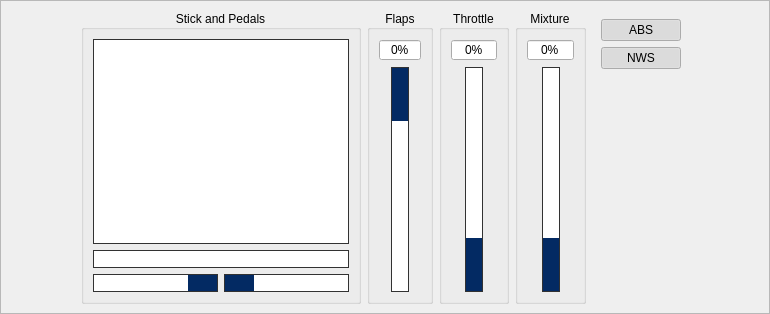
<?xml version="1.0" encoding="UTF-8"?>
<ui version="4.0">
 <class>DockWidgetCtrl</class>
 <widget class="QDockWidget" name="DockWidgetCtrl">
  <property name="geometry">
   <rect>
    <x>0</x>
    <y>0</y>
    <width>770</width>
    <height>314</height>
   </rect>
  </property>
  <property name="minimumSize">
   <size>
    <width>78</width>
    <height>103</height>
   </size>
  </property>
  <property name="locale">
   <locale language="English" country="UnitedStates"/>
  </property>
  <property name="windowTitle">
   <string>Controls</string>
  </property>
  <widget class="QWidget" name="dockWidgetContents">
   <layout class="QGridLayout" name="gridLayout_6">
    <property name="leftMargin">
     <number>0</number>
    </property>
    <property name="topMargin">
     <number>0</number>
    </property>
    <property name="rightMargin">
     <number>0</number>
    </property>
    <property name="bottomMargin">
     <number>0</number>
    </property>
    <item row="0" column="0">
     <widget class="QScrollArea" name="scrollArea">
      <property name="styleSheet">
       <string notr="true">QGraphicsView
{
    border: 1px solid #323232;
    background: #ffffff;
}

QProgressBar
{
	background: #ffffff;
	border: 1px solid #323232;
	color: #969696;
}

QProgressBar::chunk
{
	background: #032a63;
}</string>
      </property>
      <property name="widgetResizable">
       <bool>true</bool>
      </property>
      <widget class="QWidget" name="scrollAreaWidgetContents">
       <property name="geometry">
        <rect>
         <x>0</x>
         <y>0</y>
         <width>768</width>
         <height>287</height>
        </rect>
       </property>
       <layout class="QGridLayout" name="gridLayout_2">
        <item row="0" column="12">
         <spacer name="horizontalSpacer">
          <property name="orientation">
           <enum>Qt::Horizontal</enum>
          </property>
          <property name="sizeType">
           <enum>QSizePolicy::Expanding</enum>
          </property>
          <property name="sizeHint" stdset="0">
           <size>
            <width>40</width>
            <height>20</height>
           </size>
          </property>
         </spacer>
        </item>
        <item row="0" column="3">
         <widget class="QGroupBox" name="groupBoxThrottle">
          <property name="minimumSize">
           <size>
            <width>0</width>
            <height>0</height>
           </size>
          </property>
          <property name="title">
           <string>Throttle</string>
          </property>
          <property name="alignment">
           <set>Qt::AlignCenter</set>
          </property>
          <layout class="QGridLayout" name="gridLayout">
           <item row="0" column="0">
            <widget class="QWidget" name="widgetThrottle_1" native="true">
             <property name="minimumSize">
              <size>
               <width>0</width>
               <height>0</height>
              </size>
             </property>
             <layout class="QGridLayout" name="gridLayout_8">
              <property name="leftMargin">
               <number>0</number>
              </property>
              <property name="topMargin">
               <number>0</number>
              </property>
              <property name="rightMargin">
               <number>0</number>
              </property>
              <property name="bottomMargin">
               <number>0</number>
              </property>
              <item row="2" column="2">
               <spacer name="spacerThrottleR_1">
                <property name="orientation">
                 <enum>Qt::Horizontal</enum>
                </property>
                <property name="sizeHint" stdset="0">
                 <size>
                  <width>1</width>
                  <height>20</height>
                 </size>
                </property>
               </spacer>
              </item>
              <item row="2" column="1">
               <widget class="QProgressBar" name="barThrottle_1">
                <property name="maximumSize">
                 <size>
                  <width>18</width>
                  <height>16777215</height>
                 </size>
                </property>
                <property name="value">
                 <number>24</number>
                </property>
                <property name="textVisible">
                 <bool>false</bool>
                </property>
                <property name="orientation">
                 <enum>Qt::Vertical</enum>
                </property>
                <property name="format">
                 <string/>
                </property>
               </widget>
              </item>
              <item row="2" column="0">
               <spacer name="spacerThrottleL_1">
                <property name="orientation">
                 <enum>Qt::Horizontal</enum>
                </property>
                <property name="sizeHint" stdset="0">
                 <size>
                  <width>1</width>
                  <height>20</height>
                 </size>
                </property>
               </spacer>
              </item>
              <item row="0" column="0" colspan="3">
               <widget class="QSpinBox" name="spinBoxThrottle_1">
                <property name="focusPolicy">
                 <enum>Qt::NoFocus</enum>
                </property>
                <property name="alignment">
                 <set>Qt::AlignCenter</set>
                </property>
                <property name="readOnly">
                 <bool>true</bool>
                </property>
                <property name="buttonSymbols">
                 <enum>QAbstractSpinBox::NoButtons</enum>
                </property>
                <property name="suffix">
                 <string>%</string>
                </property>
                <property name="maximum">
                 <number>100</number>
                </property>
               </widget>
              </item>
             </layout>
            </widget>
           </item>
          </layout>
         </widget>
        </item>
        <item row="0" column="11">
         <widget class="QWidget" name="widget" native="true">
          <property name="minimumSize">
           <size>
            <width>0</width>
            <height>0</height>
           </size>
          </property>
          <layout class="QGridLayout" name="gridLayout_24">
           <item row="3" column="0">
            <spacer name="verticalSpacer">
             <property name="orientation">
              <enum>Qt::Vertical</enum>
             </property>
             <property name="sizeHint" stdset="0">
              <size>
               <width>20</width>
               <height>131</height>
              </size>
             </property>
            </spacer>
           </item>
           <item row="1" column="0">
            <widget class="QPushButton" name="pushButtonNWS">
             <property name="toolTip">
              <string>Nose Wheel Steering</string>
             </property>
             <property name="text">
              <string>NWS</string>
             </property>
             <property name="checkable">
              <bool>true</bool>
             </property>
             <property name="checked">
              <bool>true</bool>
             </property>
            </widget>
           </item>
           <item row="0" column="0">
            <widget class="QPushButton" name="pushButtonABS">
             <property name="toolTip">
              <string>Anti-skid Braking System</string>
             </property>
             <property name="text">
              <string>ABS</string>
             </property>
             <property name="checkable">
              <bool>true</bool>
             </property>
             <property name="checked">
              <bool>true</bool>
             </property>
            </widget>
           </item>
          </layout>
         </widget>
        </item>
        <item row="0" column="4">
         <widget class="QGroupBox" name="groupBoxMixture">
          <property name="minimumSize">
           <size>
            <width>0</width>
            <height>0</height>
           </size>
          </property>
          <property name="title">
           <string>Mixture</string>
          </property>
          <property name="alignment">
           <set>Qt::AlignCenter</set>
          </property>
          <layout class="QGridLayout" name="gridLayout_7">
           <item row="0" column="0">
            <widget class="QWidget" name="widgetMixture_1" native="true">
             <property name="minimumSize">
              <size>
               <width>0</width>
               <height>0</height>
              </size>
             </property>
             <layout class="QGridLayout" name="gridLayout_20">
              <property name="leftMargin">
               <number>0</number>
              </property>
              <property name="topMargin">
               <number>0</number>
              </property>
              <property name="rightMargin">
               <number>0</number>
              </property>
              <property name="bottomMargin">
               <number>0</number>
              </property>
              <item row="2" column="2">
               <spacer name="spacerMixtureR_1">
                <property name="orientation">
                 <enum>Qt::Horizontal</enum>
                </property>
                <property name="sizeHint" stdset="0">
                 <size>
                  <width>1</width>
                  <height>20</height>
                 </size>
                </property>
               </spacer>
              </item>
              <item row="2" column="1">
               <widget class="QProgressBar" name="barMixture_1">
                <property name="maximumSize">
                 <size>
                  <width>18</width>
                  <height>16777215</height>
                 </size>
                </property>
                <property name="value">
                 <number>24</number>
                </property>
                <property name="textVisible">
                 <bool>false</bool>
                </property>
                <property name="orientation">
                 <enum>Qt::Vertical</enum>
                </property>
                <property name="format">
                 <string/>
                </property>
               </widget>
              </item>
              <item row="2" column="0">
               <spacer name="spacerMixtureL_1">
                <property name="orientation">
                 <enum>Qt::Horizontal</enum>
                </property>
                <property name="sizeHint" stdset="0">
                 <size>
                  <width>1</width>
                  <height>20</height>
                 </size>
                </property>
               </spacer>
              </item>
              <item row="0" column="0" colspan="3">
               <widget class="QSpinBox" name="spinBoxMixture_1">
                <property name="focusPolicy">
                 <enum>Qt::NoFocus</enum>
                </property>
                <property name="alignment">
                 <set>Qt::AlignCenter</set>
                </property>
                <property name="readOnly">
                 <bool>true</bool>
                </property>
                <property name="buttonSymbols">
                 <enum>QAbstractSpinBox::NoButtons</enum>
                </property>
                <property name="suffix">
                 <string>%</string>
                </property>
                <property name="maximum">
                 <number>100</number>
                </property>
               </widget>
              </item>
             </layout>
            </widget>
           </item>
          </layout>
         </widget>
        </item>
        <item row="0" column="2">
         <widget class="QGroupBox" name="groupBoxFlaps">
          <property name="minimumSize">
           <size>
            <width>0</width>
            <height>0</height>
           </size>
          </property>
          <property name="title">
           <string>Flaps</string>
          </property>
          <property name="alignment">
           <set>Qt::AlignCenter</set>
          </property>
          <layout class="QGridLayout" name="gridLayout_13">
           <item row="1" column="0">
            <spacer name="spacerFlaps_L">
             <property name="orientation">
              <enum>Qt::Horizontal</enum>
             </property>
             <property name="sizeType">
              <enum>QSizePolicy::Minimum</enum>
             </property>
             <property name="sizeHint" stdset="0">
              <size>
               <width>1</width>
               <height>20</height>
              </size>
             </property>
            </spacer>
           </item>
           <item row="1" column="1">
            <widget class="QProgressBar" name="barFlaps">
             <property name="maximumSize">
              <size>
               <width>18</width>
               <height>16777215</height>
              </size>
             </property>
             <property name="value">
              <number>24</number>
             </property>
             <property name="textVisible">
              <bool>false</bool>
             </property>
             <property name="orientation">
              <enum>Qt::Vertical</enum>
             </property>
             <property name="invertedAppearance">
              <bool>true</bool>
             </property>
             <property name="format">
              <string/>
             </property>
            </widget>
           </item>
           <item row="1" column="2">
            <spacer name="spacerFlaps_R">
             <property name="orientation">
              <enum>Qt::Horizontal</enum>
             </property>
             <property name="sizeType">
              <enum>QSizePolicy::Minimum</enum>
             </property>
             <property name="sizeHint" stdset="0">
              <size>
               <width>1</width>
               <height>20</height>
              </size>
             </property>
            </spacer>
           </item>
           <item row="0" column="0" colspan="3">
            <widget class="QSpinBox" name="spinBoxFlaps">
             <property name="focusPolicy">
              <enum>Qt::NoFocus</enum>
             </property>
             <property name="alignment">
              <set>Qt::AlignCenter</set>
             </property>
             <property name="readOnly">
              <bool>true</bool>
             </property>
             <property name="buttonSymbols">
              <enum>QAbstractSpinBox::NoButtons</enum>
             </property>
             <property name="suffix">
              <string>%</string>
             </property>
             <property name="maximum">
              <number>100</number>
             </property>
            </widget>
           </item>
          </layout>
         </widget>
        </item>
        <item row="0" column="1">
         <widget class="QGroupBox" name="groupBoxStickPedals">
          <property name="title">
           <string>Stick and Pedals</string>
          </property>
          <property name="alignment">
           <set>Qt::AlignCenter</set>
          </property>
          <property name="checkable">
           <bool>false</bool>
          </property>
          <layout class="QGridLayout" name="gridLayout_3">
           <item row="2" column="1">
            <widget class="QProgressBar" name="barBrakeR">
             <property name="enabled">
              <bool>false</bool>
             </property>
             <property name="sizePolicy">
              <sizepolicy hsizetype="Minimum" vsizetype="Fixed">
               <horstretch>0</horstretch>
               <verstretch>0</verstretch>
              </sizepolicy>
             </property>
             <property name="maximumSize">
              <size>
               <width>16777215</width>
               <height>18</height>
              </size>
             </property>
             <property name="value">
              <number>24</number>
             </property>
             <property name="textVisible">
              <bool>false</bool>
             </property>
             <property name="format">
              <string/>
             </property>
            </widget>
           </item>
           <item row="1" column="0" colspan="2">
            <widget class="GraphicsPedals" name="graphicsCtrlPedals">
             <property name="enabled">
              <bool>false</bool>
             </property>
             <property name="sizePolicy">
              <sizepolicy hsizetype="Minimum" vsizetype="Expanding">
               <horstretch>0</horstretch>
               <verstretch>0</verstretch>
              </sizepolicy>
             </property>
             <property name="maximumSize">
              <size>
               <width>16777215</width>
               <height>18</height>
              </size>
             </property>
             <property name="frameShape">
              <enum>QFrame::Box</enum>
             </property>
             <property name="frameShadow">
              <enum>QFrame::Plain</enum>
             </property>
             <property name="verticalScrollBarPolicy">
              <enum>Qt::ScrollBarAlwaysOff</enum>
             </property>
             <property name="horizontalScrollBarPolicy">
              <enum>Qt::ScrollBarAlwaysOff</enum>
             </property>
             <property name="interactive">
              <bool>false</bool>
             </property>
            </widget>
           </item>
           <item row="0" column="0" colspan="2">
            <widget class="GraphicsStick" name="graphicsCtrlStick">
             <property name="enabled">
              <bool>false</bool>
             </property>
             <property name="sizePolicy">
              <sizepolicy hsizetype="Minimum" vsizetype="Expanding">
               <horstretch>0</horstretch>
               <verstretch>0</verstretch>
              </sizepolicy>
             </property>
             <property name="focusPolicy">
              <enum>Qt::NoFocus</enum>
             </property>
             <property name="frameShape">
              <enum>QFrame::Box</enum>
             </property>
             <property name="frameShadow">
              <enum>QFrame::Plain</enum>
             </property>
             <property name="verticalScrollBarPolicy">
              <enum>Qt::ScrollBarAlwaysOff</enum>
             </property>
             <property name="horizontalScrollBarPolicy">
              <enum>Qt::ScrollBarAlwaysOff</enum>
             </property>
             <property name="interactive">
              <bool>false</bool>
             </property>
            </widget>
           </item>
           <item row="2" column="0">
            <widget class="QProgressBar" name="barBrakeL">
             <property name="enabled">
              <bool>false</bool>
             </property>
             <property name="sizePolicy">
              <sizepolicy hsizetype="Minimum" vsizetype="Fixed">
               <horstretch>0</horstretch>
               <verstretch>0</verstretch>
              </sizepolicy>
             </property>
             <property name="maximumSize">
              <size>
               <width>16777215</width>
               <height>18</height>
              </size>
             </property>
             <property name="value">
              <number>24</number>
             </property>
             <property name="textVisible">
              <bool>false</bool>
             </property>
             <property name="invertedAppearance">
              <bool>true</bool>
             </property>
             <property name="format">
              <string/>
             </property>
            </widget>
           </item>
          </layout>
         </widget>
        </item>
        <item row="0" column="0">
         <spacer name="horizontalSpacer_2">
          <property name="orientation">
           <enum>Qt::Horizontal</enum>
          </property>
          <property name="sizeHint" stdset="0">
           <size>
            <width>40</width>
            <height>20</height>
           </size>
          </property>
         </spacer>
        </item>
       </layout>
      </widget>
     </widget>
    </item>
   </layout>
  </widget>
 </widget>
 <customwidgets>
  <customwidget>
   <class>GraphicsStick</class>
   <extends>QGraphicsView</extends>
   <header>gui/GraphicsStick.h</header>
  </customwidget>
  <customwidget>
   <class>GraphicsPedals</class>
   <extends>QGraphicsView</extends>
   <header>gui/GraphicsPedals.h</header>
  </customwidget>
 </customwidgets>
 <resources/>
 <connections/>
</ui>
